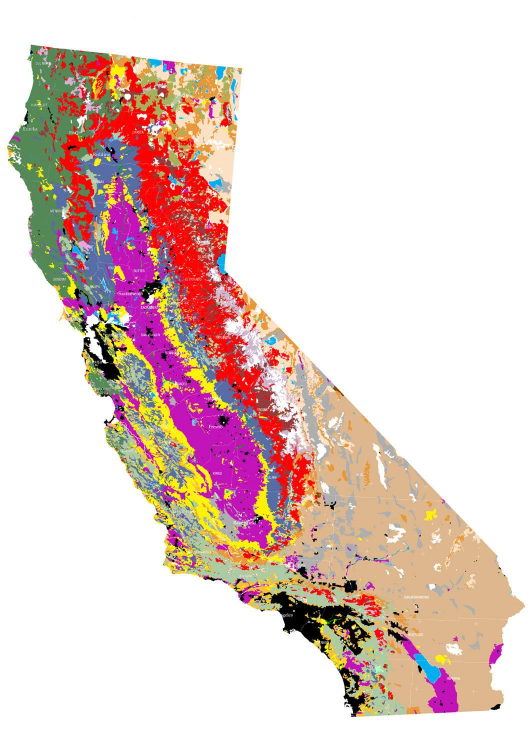
#> input picture notebooks/veg.jpg, 1063 x 1500 px (shown at 1/2 size)
$ jupyter execute Biome-Parser.ipynb
#> lines starting #> are read from the running program, lines starting #| are printed output that depends on the picture
[cell 1]
from PIL import Image

[cell 2]
veg = Image.open('veg.jpg')
#> veg is the input picture: PIL image 1063x1500 RGB; mean R, G, B 228.8, 208.3, 203.1

[cell 3]
veg

[cell 4]
factor = 10
veg = veg.resize((veg.size[0]//factor, veg.size[1]//factor), Image.BICUBIC)
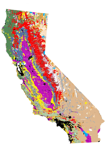
#> veg: PIL image 106x150 RGB; mean R, G, B 228.8, 208.3, 203
veg = veg.resize((veg.size[0]*factor, veg.size[1]*factor), Image.BICUBIC)
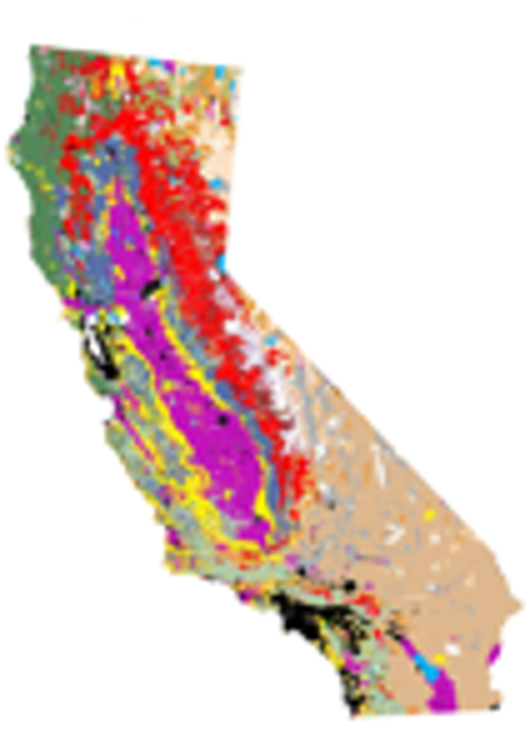
#> veg: PIL image 1060x1500 RGB (shown at 1/2 size); mean R, G, B 228.7, 208.2, 203
veg = veg.resize((veg.size[0]//factor, veg.size[1]//factor), Image.NEAREST)
#> veg: PIL image 106x150 RGB
veg = veg.resize((veg.size[0]*factor, veg.size[1]*factor), Image.NEAREST)
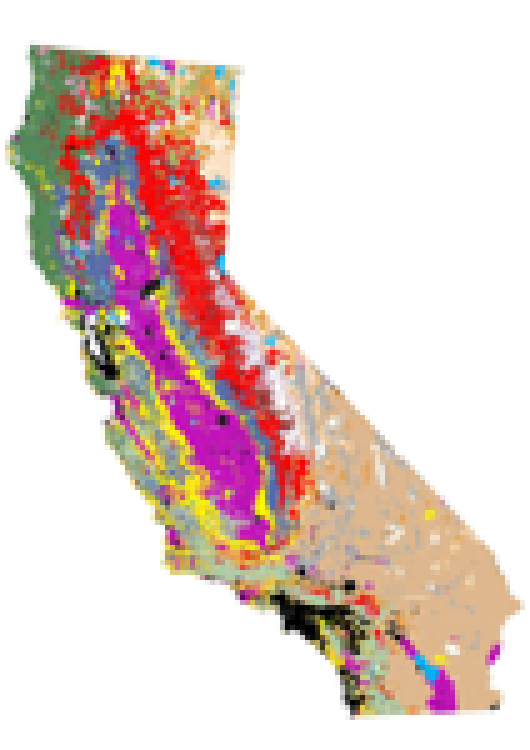
#> veg: PIL image 1060x1500 RGB (shown at 1/2 size); mean R, G, B 228.8, 208.3, 203

$ run again, with notebooks/biome.png saved as notebooks/veg.jpg
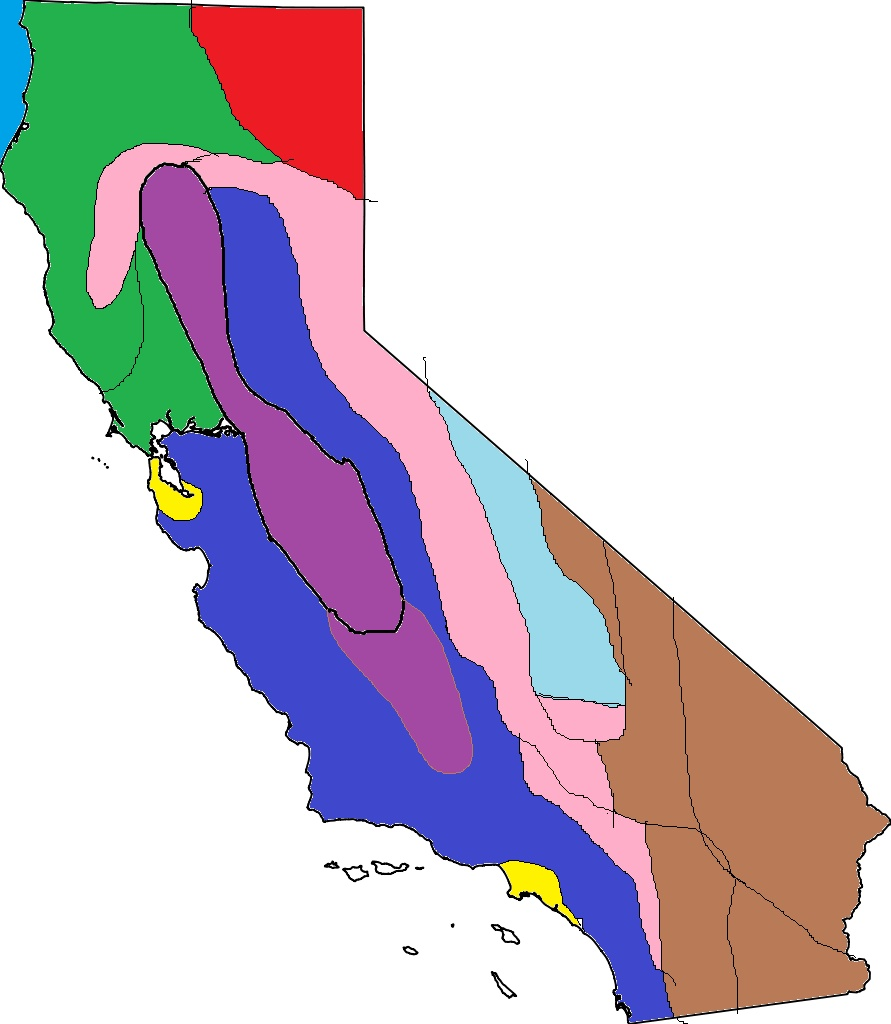
#> input picture notebooks/biome.png, 891 x 1024 px
#> veg is the input picture: PIL image 891x1024 RGB; mean R, G, B 204.1, 195, 205.1
#> `veg = veg.resize((veg.size[0]*factor, veg.size[1]*factor), Image.BICUB..`:
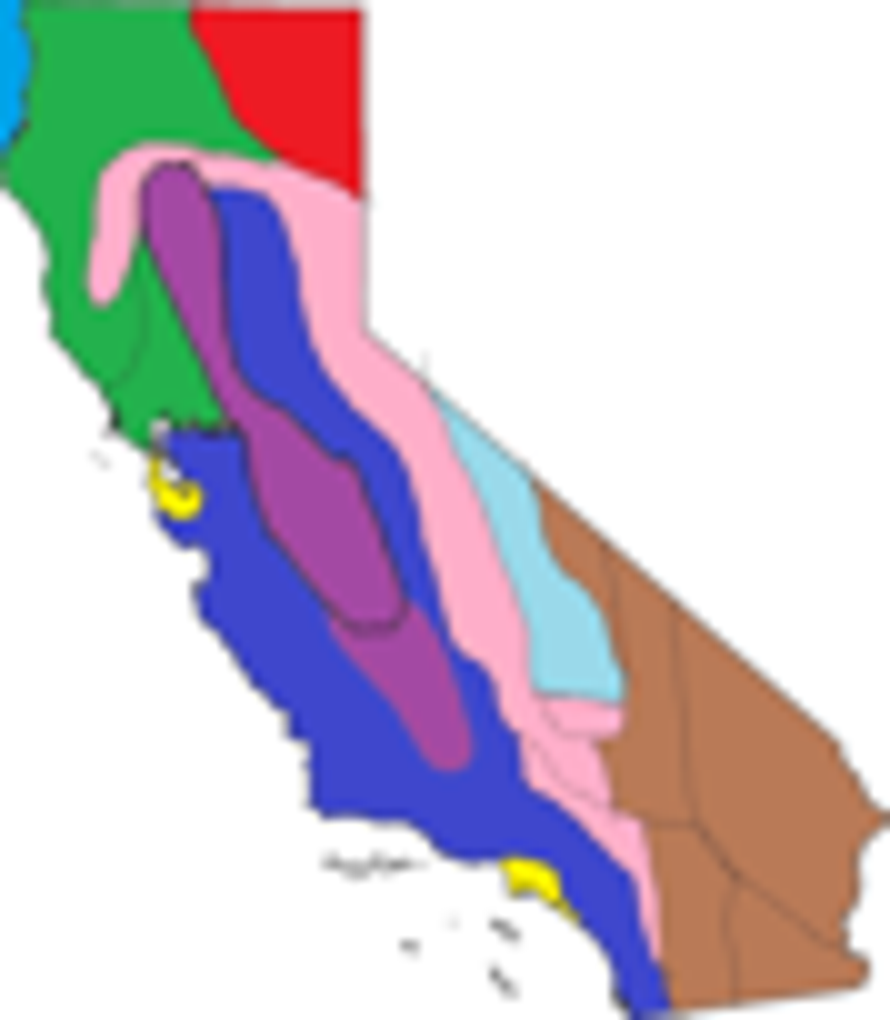
#> veg: PIL image 890x1020 RGB; mean R, G, B 203.7, 194.7, 204.8
#> `veg = veg.resize((veg.size[0]*factor, veg.size[1]*factor), Image.NEARE..`:
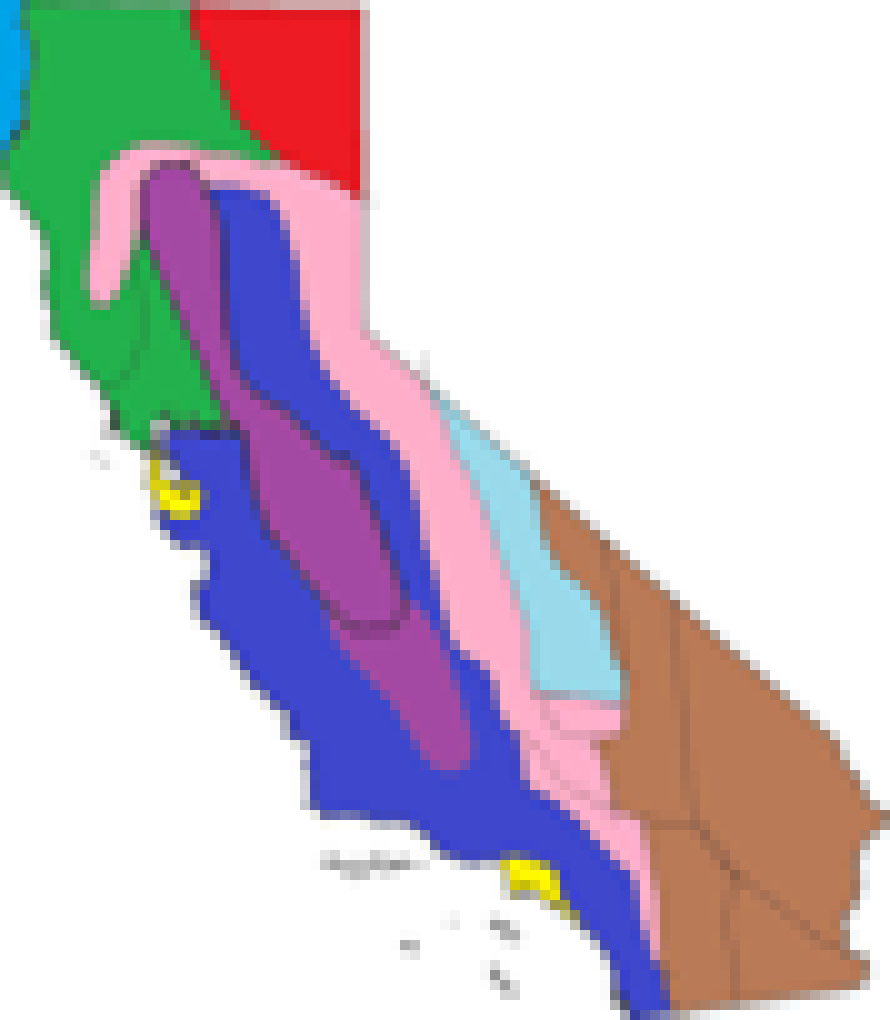
#> veg: PIL image 890x1020 RGB; mean R, G, B 203.8, 194.8, 204.9
